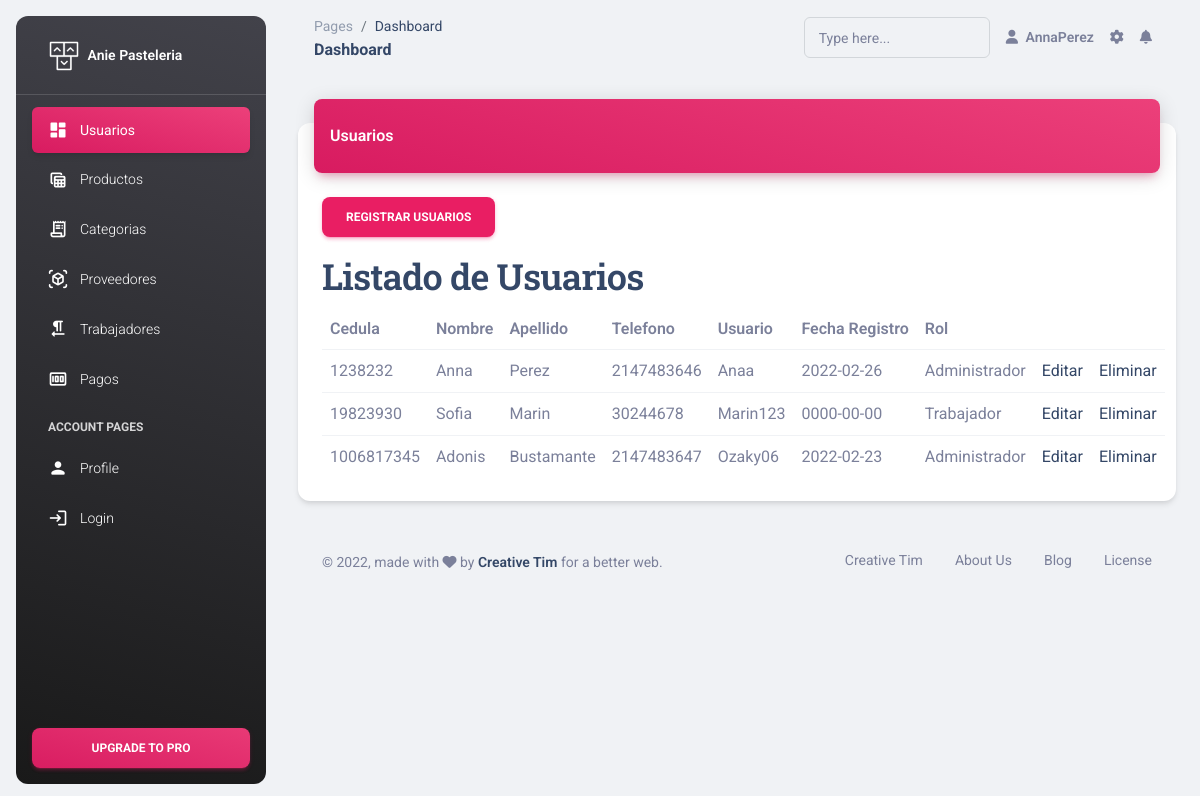
The page /Codigo_Proyecto/crudmvc-pv2.1/index.php?controlador=usuarios&accion=index (signed in) on the database its author committed.
### tables this page shows
CREATE TABLE `usuarios` (
  `Usu_Cedula` int(15) NOT NULL,
  `Usu_Nombre` varchar(20) DEFAULT NULL,
  `Usu_Apellido` varchar(20) DEFAULT NULL,
  `Usu_Telefono` bigint(15) DEFAULT NULL,
  `Usu_Usuario` varchar(15) DEFAULT NULL,
  `Usu_Contraseña` int(15) DEFAULT NULL,
  `Usu_Fecha` date DEFAULT NULL,
  `Usu_Email` varchar(25) DEFAULT NULL,
  `Usu_Rol` varchar(15) DEFAULT NULL,
  `Usu_Direccion` varchar(20) DEFAULT NULL,
  PRIMARY KEY (`Usu_Cedula`),
  KEY `Usu_Crea_Usuario` (`Usu_Usuario`),
  KEY `Usu_Telefono` (`Usu_Telefono`)
);

### Codigo_Proyecto/crudmvc-pv2.1/libs/contenido.php (called while the page is built)
<?php
class Contenido{
    public function estructura($contenido){
        require_once "vista/header.php";
        require_once "vista/$contenido.php";
        require_once "vista/footer.php";
    }
}

### Codigo_Proyecto/crudmvc-pv2.1/controlador/usuarios_controlador.php (called while the page is built, shortened)
<?php
require_once "modelo/usuarios_modelo.php";
class usuarios_controlador{
    public function __construct(){
        $this->vista = new Contenido();
    }
    public function index(){
        $this->vista->datos= usuarios_modelo::mdlListado();
        $this->vista->estructura("usuarios/index");
    }
}

### Codigo_Proyecto/crudmvc-pv2.1/index.php (called while the page is built, shortened)
<?php
require_once "libs/rutas.php";
require_once "libs/contenido.php";
if(isset($_GET["controlador"]) && isset($_GET["accion"])){
    $controlador = $_GET["controlador"];
    $accion      = $_GET["accion"];
}else{
    $controlador = "inicio";
    $accion      = "index";
}
Rutas ::cargarContenido($controlador, $accion);

### Codigo_Proyecto/crudmvc-pv2.1/modelo/usuarios_modelo.php (called while the page is built, shortened)
<?php
class usuarios_modelo{
    public static function mdlListado(){
        $i   = new Conexion();
        $c   = $i->getConexion();
        $sql = "SELECT * FROM usuarios";
        $s   = $c->prepare($sql);
        $s->execute();
        return $s->fetchAll();
    }
}

### Codigo_Proyecto/crudmvc-pv2.1/vista/usuarios/index.php (the view)
<div class="row">
    <div class="col-12">
        <div class="card my-4">
            <div class="card-header p-0 position-relative mt-n4 mx-3 z-index-2">
                <div class="bg-gradient-primary shadow-primary border-radius-lg pt-4 pb-3">
                    <h6 class="text-white text-capitalize ps-3">Usuarios</h6>
                </div>
            </div>
            <div class="card-body">
                    <a class="btn btn-primary" href="?controlador=usuarios&accion=frmRegistrar">Registrar Usuarios</a> <br>
                    <h2>Listado de Usuarios</h2>
                    <table class="table align-items-center mb-0">
                        <tr>
                            <th>Cedula</th>
                            <th>Nombre</th>
                            <th>Apellido</th>
                            <th>Telefono</th>
                            <th>Usuario</th>
                            <th>Fecha Registro</th>
                            <th>Rol</th>
                            <th></th>
                            <th></th>
                        </tr>
                        <?php
                            foreach ($this->datos as $valor){
                                $cod = $valor["Usu_Cedula"];
                                echo "<tr>";
                                    echo  "<td>".$valor["Usu_Cedula"]."</td>";
                                    echo  "<td>".$valor["Usu_Nombre"]."</td>";
                                    echo  "<td>".$valor["Usu_Apellido"]."</td>";
                                    echo  "<td>".$valor["Usu_Telefono"]."</td>";
                                    echo  "<td>".$valor["Usu_Usuario"]."</td>";
                                    echo  "<td>".$valor["Usu_Fecha"]."</td>";
                                    echo  "<td>".$valor["Usu_Rol"]."</td>";
                                    echo  "<td>
                                        <a href='?controlador=usuarios&accion=frmEditar&cod=$cod'>Editar</a>
                                        </td>";
                                    echo  "<td>
                                        <a href='?controlador=usuarios&accion=eliminar&cod=$cod'class='eliminar'>Eliminar</a>
                                        </td>";
                                echo "</tr>";
                            }
                        ?>
                    </table>
                    </div>
                </div>
            </div>
        </div>

### Codigo_Proyecto/crudmvc-pv2.1/libs/rutas.php (shortened to what this page needs)
<?php
class Rutas{
    public static function cargarContenido($controlador, $accion){
        if(file_exists("controlador/".$controlador."_controlador.php")){
            $obj= new $cnt;
            if(method_exists($obj, $accion)){
                $obj->$accion();
            }else{
                header("Location: /crudmvc");
            }
        }else{
            header("Location: /crudmvc");
        }
    }
}

### Codigo_Proyecto/crudmvc-pv2.1/vista/header.php (shortened to what this page needs)
<!DOCTYPE html>
<html lang="en">
<head>
  <link href="public/assets/css/nucleo-icons.css" rel="stylesheet" />
  <link href="public/assets/css/nucleo-svg.css" rel="stylesheet" />
  <link id="pagestyle" href="public/assets/css/material-dashboard.css?v=3.0.0" rel="stylesheet" />
</head>
<body class="g-sidenav-show  bg-gray-200">
<aside class="sidenav navbar navbar-vertical navbar-expand-xs border-0 border-radius-xl my-3 fixed-start ms-3   bg-gradient-dark" id="sidenav-main">
    <div class="sidenav-header">
      <a class="navbar-brand m-0" href=" https://demos.creative-tim.com/material-dashboard/pages/dashboard " target="_blank">
        <img src="public/assets/img/logo-ct.png" class="navbar-brand-img h-100" alt="main_logo">
        <span class="ms-1 font-weight-bold text-white">Anie Pasteleria</span>
      </a>
    </div>
    <hr class="horizontal light mt-0 mb-2">
    <div class="collapse navbar-collapse  w-auto  max-height-vh-100" id="sidenav-collapse-main">
      <ul class="navbar-nav">
        <li class="nav-item">
          <a class="nav-link text-white active bg-gradient-primary" href="?controlador=usuarios&accion=index">
            <div class="text-white text-center me-2 d-flex align-items-center justify-content-center">
              <i class="material-icons opacity-10">dashboard</i>
            </div>
            <span class="nav-link-text ms-1">Usuarios</span>
          </a>
        </li>
        <li class="nav-item">
          <a class="nav-link text-white " href="?controlador=productos&accion=index">
            <div class="text-white text-center me-2 d-flex align-items-center justify-content-center">
              <i class="material-icons opacity-10">table_view</i>
            </div>
            <span class="nav-link-text ms-1">Productos</span>
          </a>
        </li>
        <li class="nav-item">
          <a class="nav-link text-white " href="?controlador=categoria&accion=index">
            <div class="text-white text-center me-2 d-flex align-items-center justify-content-center">
              <i class="material-icons opacity-10">receipt_long</i>
            </div>
            <span class="nav-link-text ms-1">Categorias</span>
          </a>
        </li>
        <li class="nav-item">
          <a class="nav-link text-white " href="?controlador=provedores&accion=index">
            <div class="text-white text-center me-2 d-flex align-items-center justify-content-center">
              <i class="material-icons opacity-10">view_in_ar</i>
            </div>
            <span class="nav-link-text ms-1">Proveedores</span>
          </a>
        </li>
        <li class="nav-item">
          <a class="nav-link text-white " href="?controlador=trabajadores&accion=index">
            <div class="text-white text-center me-2 d-flex align-items-center justify-content-center">
              <i class="material-icons opacity-10">format_textdirection_r_to_l</i>
            </div>
            <span class="nav-link-text ms-1">Trabajadores</span>
          </a>
        </li>
        <li class="nav-item">
          <a class="nav-link text-white " href="?controlador=pago&accion=index">
            <div class="text-white text-center me-2 d-flex align-items-center justify-content-center">
            <i class="material-icons opacity-10">money</i>
            </div>
            <span class="nav-link-text ms-1">Pagos</span>
          </a>
        </li>
        <li class="nav-item mt-3">
          <h6 class="ps-4 ms-2 text-uppercase text-xs text-white font-weight-bolder opacity-8">Account pages</h6>
        </li>
        <li class="nav-item">
          <a class="nav-link text-white " href="./pages/profile.html">
            <div class="text-white text-center me-2 d-flex align-items-center justify-content-center">
              <i class="material-icons opacity-10">person</i>
            </div>
            <span class="nav-link-text ms-1">Profile</span>
          </a>
        </li>
        <li class="nav-item">
          <a class="nav-link text-white " href="?controlador=inicio&accion=frmLogin">
            <div class="text-white text-center me-2 d-flex align-items-center justify-content-center">
              <i class="material-icons opacity-10">login</i>
            </div>
            <span class="nav-link-text ms-1">Login</span>
          </a>
        </li>
      </ul>
    </div>
    <div class="sidenav-footer position-absolute w-100 bottom-0 ">
      <div class="mx-3">
        <a class="btn bg-gradient-primary mt-4 w-100" href="https://www.creative-tim.com/product/material-dashboard-pro?ref=sidebarfree" type="button">Upgrade to pro</a>
      </div>
    </div>
  </aside>
  <main class="main-content position-relative max-height-vh-100 h-100 border-radius-lg ">
    <nav class="navbar navbar-main navbar-expand-lg px-0 mx-4 shadow-none border-radius-xl" id="navbarBlur" navbar-scroll="true">
      <div class="container-fluid py-1 px-3">
        <nav aria-label="breadcrumb">
          <ol class="breadcrumb bg-transparent mb-0 pb-0 pt-1 px-0 me-sm-6 me-5">
            <li class="breadcrumb-item text-sm"><a class="opacity-5 text-dark" href="javascript:;">Pages</a></li>
            <li class="breadcrumb-item text-sm text-dark active" aria-current="page">Dashboard</li>
          </ol>
          <h6 class="font-weight-bolder mb-0">Dashboard</h6>
        </nav>
        <div class="collapse navbar-collapse mt-sm-0 mt-2 me-md-0 me-sm-4" id="navbar">
          <div class="ms-md-auto pe-md-3 d-flex align-items-center">
            <div class="input-group input-group-outline">
              <label class="form-label">Type here...</label>
              <input type="text" class="form-control">
            </div>
          </div>
          <ul class="navbar-nav  justify-content-end">
            <li class="nav-item d-flex align-items-center">
              <a href="javascript:;" class="nav-link text-body font-weight-bold px-0">
                <i class="fa fa-user me-sm-1"></i>
                <?php echo $_SESSION["nombre"]."".$_SESSION["apellido"]; ?>
              </a>
            </li>
            <li class="nav-item px-3 d-flex align-items-center">
              <a href="javascript:;" class="nav-link text-body p-0">
                <i class="fa fa-cog fixed-plugin-button-nav cursor-pointer"></i>
              </a>
            </li>
            <li class="nav-item dropdown pe-2 d-flex align-items-center">
              <a href="javascript:;" class="nav-link text-body p-0" id="dropdownMenuButton" data-bs-toggle="dropdown" aria-expanded="false">
                <i class="fa fa-bell cursor-pointer"></i>
              </a>
            </li>
          </ul>
        </div>
      </div>
    </nav>
    <div class="container-fluid py-4">

### Codigo_Proyecto/crudmvc-pv2.1/vista/footer.php (shortened to what this page needs)
      <footer class="footer py-4  ">
        <div class="container-fluid">
          <div class="row align-items-center justify-content-lg-between">
            <div class="col-lg-6 mb-lg-0 mb-4">
              <div class="copyright text-center text-sm text-muted text-lg-start">
                © ,
                made with <i class="fa fa-heart"></i> by
                <a href="https://www.creative-tim.com" class="font-weight-bold" target="_blank">Creative Tim</a>
                for a better web.
              </div>
            </div>
            <div class="col-lg-6">
              <ul class="nav nav-footer justify-content-center justify-content-lg-end">
                <li class="nav-item">
                  <a href="https://www.creative-tim.com" class="nav-link text-muted" target="_blank">Creative Tim</a>
                </li>
                <li class="nav-item">
                  <a href="https://www.creative-tim.com/presentation" class="nav-link text-muted" target="_blank">About Us</a>
                </li>
                <li class="nav-item">
                  <a href="https://www.creative-tim.com/blog" class="nav-link text-muted" target="_blank">Blog</a>
                </li>
                <li class="nav-item">
                  <a href="https://www.creative-tim.com/license" class="nav-link pe-0 text-muted" target="_blank">License</a>
                </li>
              </ul>
            </div>
          </div>
        </div>
      </footer>
      </div>
</main>
</body>
</html>

### rows shown on the page
usuarios: Usu_Cedula "1238232", Usu_Nombre "Anna", Usu_Apellido "Perez", Usu_Telefono "2147483646", Usu_Usuario "Anaa", Usu_Fecha "2022-02-26", Usu_Rol "Administrador"
usuarios: Usu_Cedula "19823930", Usu_Nombre "Sofia", Usu_Apellido "Marin", Usu_Telefono "30244678", Usu_Usuario "Marin123", Usu_Fecha "0000-00-00", Usu_Rol "Trabajador"
usuarios: Usu_Cedula "1006817345", Usu_Nombre "Adonis", Usu_Apellido "Bustamante", Usu_Telefono "2147483647", Usu_Usuario "Ozaky06", Usu_Fecha "2022-02-23", Usu_Rol "Administrador"

### other values the page prints
$_SESSION["nombre"] "Anna"
$_SESSION["apellido"] "Perez"
